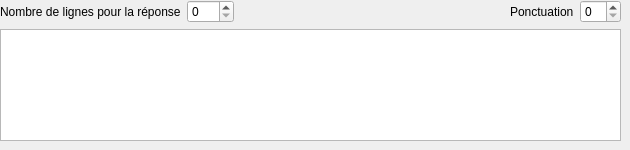
           <widget class="QWidget" name="page">
            <widget class="QWidget" name="verticalLayoutWidget_6">
             <property name="geometry">
              <rect>
               <x>0</x>
               <y>0</y>
               <width>621</width>
               <height>141</height>
              </rect>
             </property>
             <layout class="QVBoxLayout" name="verticalLayout_6">
              <item>
               <layout class="QHBoxLayout" name="horizontalLayout_12">
                <property name="topMargin">
                 <number>0</number>
                </property>
                <item>
                 <widget class="QLabel" name="label">
                  <property name="text">
                   <string>Nombre de lignes pour la réponse</string>
                  </property>
                 </widget>
                </item>
                <item>
                 <widget class="QSpinBox" name="spinBox_lignes_reponse">
                  <property name="maximum">
                   <number>100</number>
                  </property>
                 </widget>
                </item>
                <item>
                 <spacer name="horizontalSpacer_14">
                  <property name="orientation">
                   <enum>Qt::Horizontal</enum>
                  </property>
                  <property name="sizeHint" stdset="0">
                   <size>
                    <width>40</width>
                    <height>20</height>
                   </size>
                  </property>
                 </spacer>
                </item>
                <item>
                 <widget class="QLabel" name="label_2">
                  <property name="text">
                   <string>Ponctuation</string>
                  </property>
                 </widget>
                </item>
                <item>
                 <widget class="QSpinBox" name="spinBox_ponctuation"/>
                </item>
               </layout>
              </item>
              <item>
               <widget class="QTextEdit" name="textEdit_reponse"/>
              </item>
             </layout>
            </widget>
           </widget>
